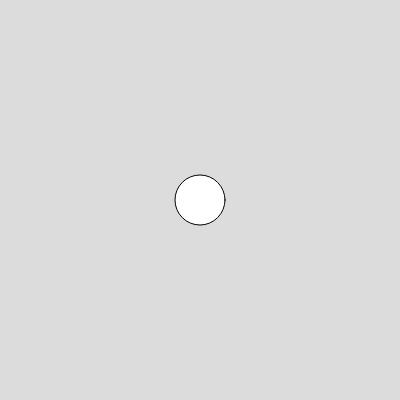
Frame 1 (no input)
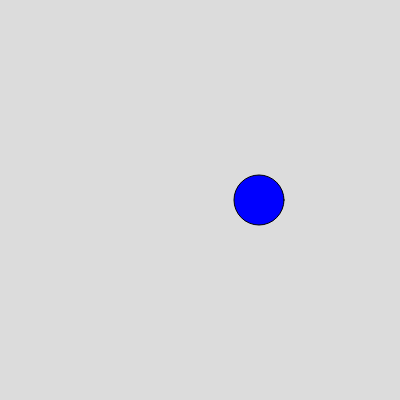
Frame 60 (no input)
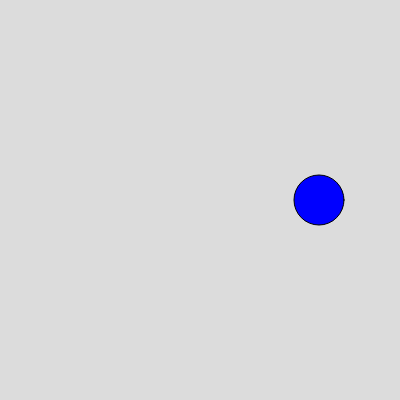
Frame 120 (the mouse pressed at the canvas centre since frame 60)

The p5.js sketch that drew these frames (run headless with seeded random() and noise() and a simulated clock; from frame 60 on, the mouse is pressed at the canvas centre):

// p5.js sketch
// ── sketch.js
var ball = {
  x : 200,
  y : 200,
  r : 50,
  color : ["blue","red","green"],
  speed : 0,
}

function setup() {
  createCanvas(400, 400);
}

function draw() {
  background(220);
  circle(ball.x,ball.y,ball.r);
  fill(ball.color[0]);
  ball.speed = 1;
  ball.x = ball.x + ball.speed
}
